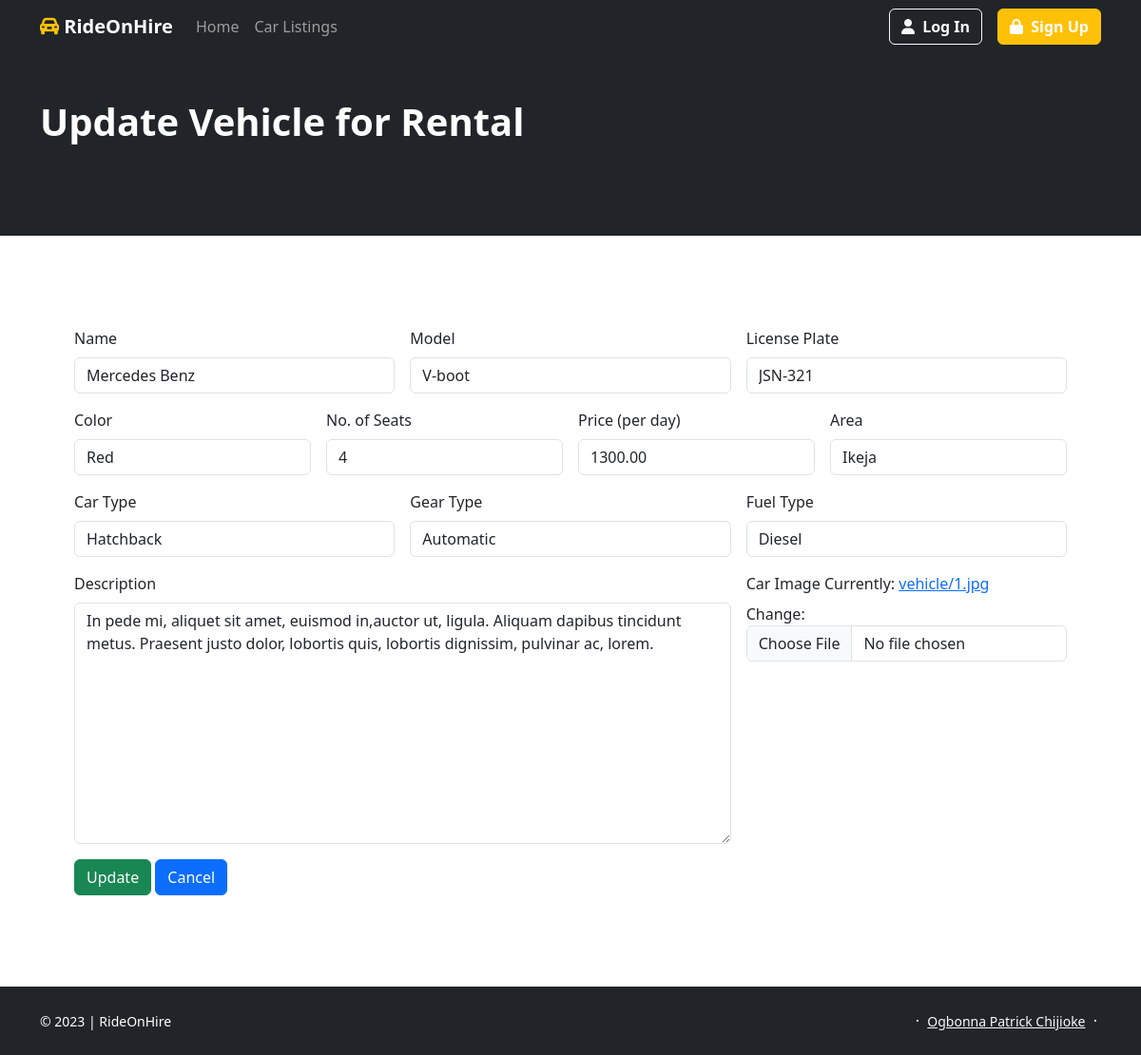
/vehicles/8/update/ (signed in), run on the app's committed database.
### vehicle/models.py (models this page shows, shortened)
class Vehicle(models.Model):
    vendor = models.ForeignKey(
        User, on_delete=models.PROTECT, related_name='vehicles')
    name = models.CharField(max_length=60)
    model = models.CharField(max_length=10, blank=True)
    color = models.CharField(max_length=20)
    no_of_seats = models.IntegerField()
    description = models.TextField(max_length=5000)
    car_type = models.ForeignKey(
        CarType, on_delete=models.PROTECT,
        blank=True, null=True)
    gear_type = models.ForeignKey(
        GearType, on_delete=models.PROTECT,
        blank=True, null=True)
    fuel_type = models.ForeignKey(
        FuelType, on_delete=models.PROTECT,
        blank=True, null=True)
    price = models.DecimalField(max_digits=6, decimal_places=2)
    image = models.ImageField(upload_to='vehicle')
    is_available = models.BooleanField(default=True)
    license_plate = models.CharField(max_length=20, unique=True)
    area = models.ForeignKey(Area, on_delete=models.PROTECT)
    compares = models.ManyToManyField(
        User, related_name='compare', blank=True, default=None)
    created = models.DateTimeField(auto_now_add=True)
    updated = models.DateTimeField(auto_now=True)
    class Meta:
        ordering = ['-created']

### vehicle/views.py (the view)
# urls.py: path('<int:pk>/update/', views.vehicle_update, name='update'),
@login_required
def vehicle_update(request, pk):
    vehicle = get_object_or_404(Vehicle, id=pk, vendor=request.user)
    if request.method == 'POST':
        form = VehicleForm(request.POST, request.FILES, instance=vehicle)
        if form.is_valid():
            form.save()
            messages.success(
                request, "Vehicle data successfully updated.")
            return redirect('vehicle:detail', vehicle.id)
        else:
            messages.warning(
                request, "An error occured, please check below.")
    else:
        form = VehicleForm(instance=vehicle)
    return render(request,
                  'vehicle/form.html',
                  {'form': form, 'create': False, 'vehicle': vehicle})

### vehicle/forms.py
class VehicleForm(forms.ModelForm):
    def __init__(self, *args, **kwargs):
        super().__init__(*args, **kwargs)
        for field in self.visible_fields():
            field.field.widget.attrs['class'] = 'form-control'
    class Meta:
        model = Vehicle
        exclude = ['vendor', 'created', 'updated', 'is_available']

### vehicle/models.py (called while the page is built)
    def __str__(self):
        return self.name

    def __str__(self):
        return self.name

    def __str__(self):
        return self.name

    def __str__(self):
        return self.city

### templates/vehicle/form.html (shortened to what this page needs)
{% extends "base.html" %}
{% block content %}
<section class="py-5 bg-dark">
    <div class="container">
        <div class="mb-5 text-white">
            <h1 class="fw-bolder">{% if create %}Upload{% else %}Update{% endif %} Vehicle for Rental</h1>
        </div>
    </div>
</section>
<section class="py-5">
    <div class="container px-5 my-5">
        <form class="row g-3" method="post" enctype="multipart/form-data" action="">
          <div class="col-md-4">
            <label for="id_name" class="form-label">Name</label>
            {{ form.name }}
          </div>
          <div class="col-md-4">
            <label for="id_model" class="form-label">Model</label>
            {{ form.model }}
          </div>
          <div class="col-md-4">
            <label for="id_license_plate" class="form-label">License Plate</label>
            {{ form.license_plate }}
          </div>
          <div class="col-3">
            <label for="id_color" class="form-label">Color</label>
            {{ form.color }}
          </div>
          <div class="col-3">
            <label for="id_no_of_seats" class="form-label">No. of Seats</label>
            {{ form.no_of_seats }}
          </div>
          <div class="col-3">
            <label for="id_price" class="form-label">Price (per day)</label>
            {{ form.price }}
          </div>
          <div class="col-3">
            <label for="id_area" class="form-label">Area</label>
            {{ form.area }}
          </div>
          <div class="col-md-4">
            <label for="id_car_type" class="form-label">Car Type</label>
            {{ form.car_type }}
          </div>
          <div class="col-md-4">
            <label for="id_gear_type" class="form-label">Gear Type</label>
            {{ form.gear_type }}
          </div>
          <div class="col-md-4">
            <label for="id_fuel_type" class="form-label">Fuel Type</label>
            {{ form.fuel_type }}
          </div>
          <div class="col-md-8">
            <label for="id_description" class="form-label">Description</label>
            {{ form.description }}
          </div>
          <div class="col-md-4">
            <label for="id_image" class="form-label">Car Image</label>
            {{ form.image }}
          </div>
          <div class="col-12">
            <button type="submit" class="btn btn-success">{% if create %}Upload{% else %}Update{% endif %}</button>
            {% if not create %}<a class="btn btn-primary" href="{% url 'vendor_manage_vehicles' %}">Cancel</a>{% endif %}
          </div>
        </form>
    </div>
</section>
{% endblock content %}

### data on the page
Vehicle: name "Mercedes Benz", model "V-boot", license_plate "JSN-321", color "Red", no_of_seats "4", price "1300.00", area "Ikeja", car_type "Hatchback", gear_type "Automatic", fuel_type "Diesel", description "In pede mi, aliquet sit amet, euismod in,auctor ut, ligula. Aliquam dapibus tincidunt metus. Praesent justo dolor, lobortis quis, lobortis dignissim, pulvinar ac, lorem."
